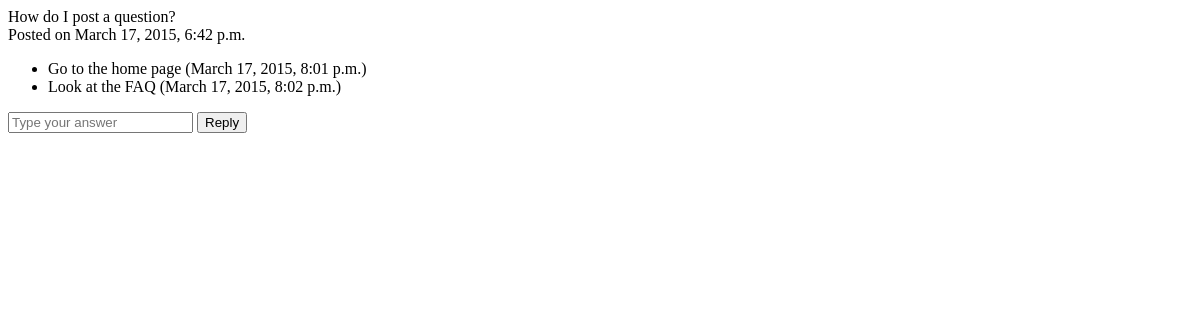
Before: /QuestionAnswer/2/ with the older database file.
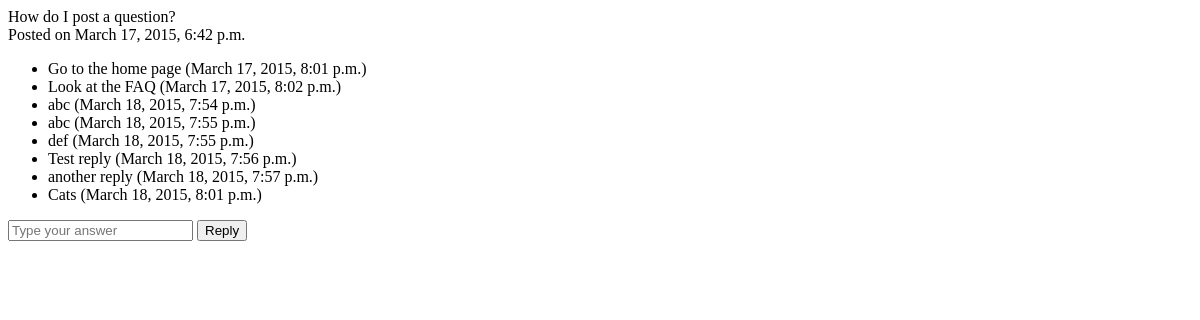
After: the same page with the newer database file.
### QuestionAnswer/models.py (models this page shows, shortened)
class Question(models.Model):
	question_text = models.CharField(max_length=100)
	pub_date = models.DateTimeField('date posted')
	def __str__(self):
		return self.question_text

class Answer(models.Model):
	question = models.ForeignKey(Question)
	answer_text = models.CharField(max_length=100)
	pub_date = models.DateTimeField('date posted')

### QuestionAnswer/views.py (the view)
# urls.py: url(r'^(?P<question_id>\d+)/$', views.detail, name='detail'),
def detail(request, question_id):
	question = get_object_or_404(Question, pk = question_id)
	return render(request, 'QuestionAnswer/detail.html', {
			'question': question}
		)

### QuestionAnswer/templates/QuestionAnswer/detail.html (shortened to what this page needs)
<p>{{ question }} <br>
   Posted on {{ question.pub_date }}
<ul>
{% for answer in question.answer_set.all %}
	<li>{{ answer.answer_text }} ({{ answer.pub_date }})</li>
{% endfor %}
</ul>
</p>
<form action="{% url 'QuestionAnswer:view_answer' question.id  %}" method="post">
	<input type="answer" name="answer_text" id="answer_text" placeholder="Type your answer"/>
	<input type="submit" value="Reply" />
</form>

Changed rows visible on the page:
added Answer: answer_text "abc", pub_date "March 18, 2015, 7:54 p.m."
added Answer: answer_text "abc", pub_date "March 18, 2015, 7:55 p.m."
added Answer: answer_text "def", pub_date "March 18, 2015, 7:55 p.m."
added Answer: answer_text "Test reply", pub_date "March 18, 2015, 7:56 p.m."
added Answer: answer_text "another reply", pub_date "March 18, 2015, 7:57 p.m."
added Answer: answer_text "Cats", pub_date "March 18, 2015, 8:01 p.m."
